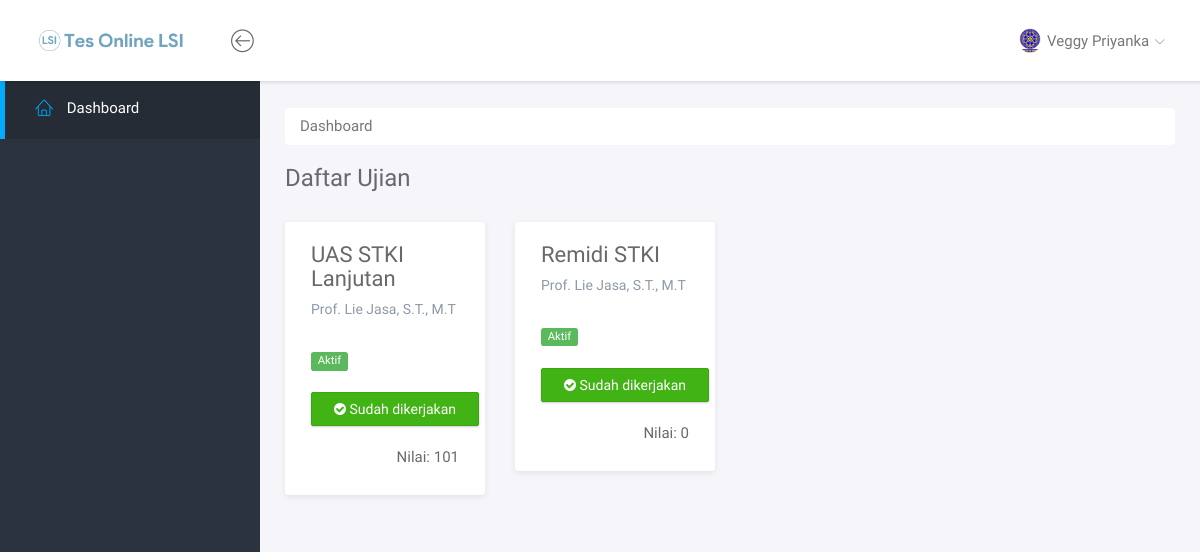
Page /mahasiswa (signed in) on the earlier database version.
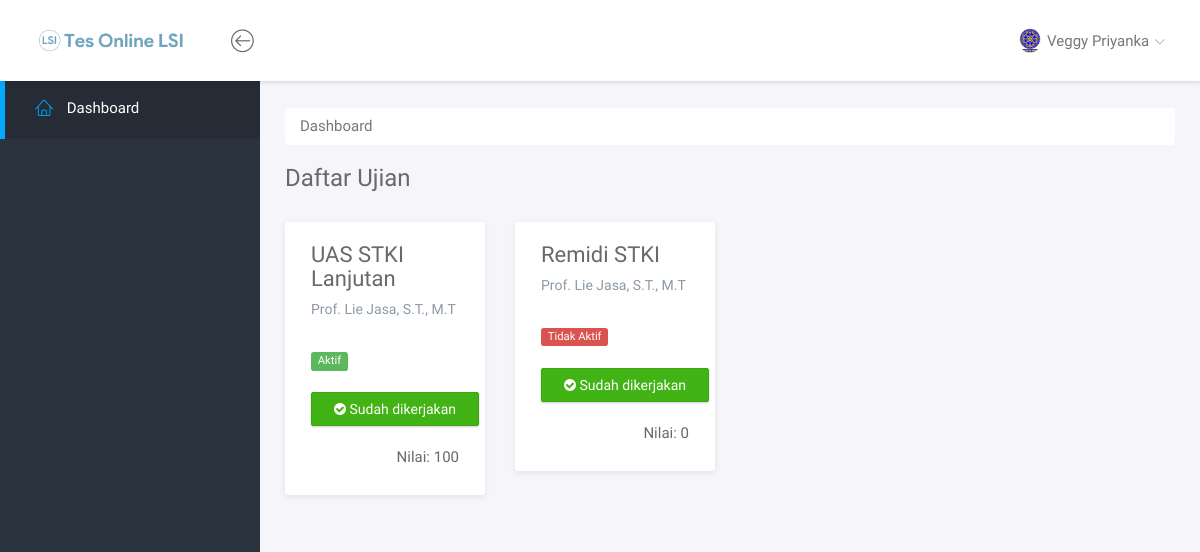
Same page on the later database version.
### tables this page shows
CREATE TABLE `tb_ujian` (
  `id_ujian` int(10) NOT NULL AUTO_INCREMENT,
  `nama_ujian` varchar(255) DEFAULT NULL,
  `tgl_buat_ujian` datetime DEFAULT NULL,
  `tgl_selesai_ujian` datetime DEFAULT NULL,
  `id_dosen` int(11) DEFAULT NULL,
  `status_ujian` enum('Aktif','Selesai','Dihapus') DEFAULT NULL,
  PRIMARY KEY (`id_ujian`),
  KEY `id_dosen` (`id_dosen`),
  CONSTRAINT `tb_ujian_ibfk_1` FOREIGN KEY (`id_dosen`) REFERENCES `tb_dosen` (`id_dosen`)
);

CREATE TABLE `tb_dosen` (
  `id_dosen` int(10) NOT NULL AUTO_INCREMENT,
  `nama_dosen` varchar(255) DEFAULT NULL,
  `username_dosen` varchar(255) DEFAULT NULL,
  `password_dosen` varchar(255) DEFAULT NULL,
  PRIMARY KEY (`id_dosen`)
);

CREATE TABLE `tb_nilai_mhs` (
  `id` int(10) NOT NULL AUTO_INCREMENT,
  `id_ujian` int(10) DEFAULT NULL,
  `id_mhs` int(10) DEFAULT NULL,
  `nilai_mhs` float DEFAULT NULL,
  PRIMARY KEY (`id`),
  KEY `id_mhs` (`id_mhs`),
  KEY `id_ujian` (`id_ujian`),
  CONSTRAINT `tb_nilai_mhs_ibfk_1` FOREIGN KEY (`id_mhs`) REFERENCES `tb_mhs` (`id_mhs`),
  CONSTRAINT `tb_nilai_mhs_ibfk_2` FOREIGN KEY (`id_ujian`) REFERENCES `tb_ujian` (`id_ujian`)
);

### include/mahasiswa/content_dashboard.php (the view, shortened to what this page needs)
<?php
  $id_mhs = $_SESSION['id_mhs'];
  $ujian = mysqli_query($conn, "SELECT tb_ujian.* , tb_dosen.`nama_dosen` FROM tb_ujian INNER JOIN tb_dosen ON tb_dosen.`id_dosen`=tb_ujian.`id_dosen` WHERE status_ujian!='Dihapus'");
?>
<div class="main">
	<div class="main-content">
		<div class="container-fluid">
			<nav aria-label="breadcrumb" role="navigation">
			  <ol class="breadcrumb" style="background:#fff">
			    <li class="breadcrumb-item active" aria-current="page">Dashboard</li>
			  </ol>
			</nav>
			<h3 class="page-title">Daftar Ujian</h3>
			<div class="row">
				<?php
					foreach ($ujian as $nilai) {
				?>
				<div class="col-md-3">
					<div class="panel panel-headline">
						<div class="panel-heading">
							<h3 class="panel-title"><?php echo $nilai['nama_ujian']; ?></h3>
							<p class="panel-subtitle"><?php echo $nilai['nama_dosen']; ?></p>
						</div>
						<div class="panel-body">
							<?php
								if($nilai['status_ujian']=="Aktif") {
							?>
							<span class="label label-success">Aktif</span><br /><br />
							<?php
								} else {
							?>
							<span class="label label-danger">Tidak Aktif</span><br /><br />
							<?php
								}
								$id_ujian = $nilai['id_ujian'];
								$cek_kerjakan = mysqli_query($conn, "SELECT * FROM tb_nilai_mhs WHERE id_mhs = $id_mhs AND id_ujian = $id_ujian");
								if(mysqli_num_rows($cek_kerjakan)==0){
									$nilai_mhs = 'Belum dikoreksi';
									if($nilai['status_ujian']=='Aktif'){
							?>
										<a class="btn btn-danger" href="mahasiswa/kerjakan/<?php echo $id_ujian?>"><i class="fa fa-check-circle"></i> Belum dikerjakan</a>
							<?php
									} else {
							?>
										<a class="btn btn-danger" href="#"><i class="fa fa-check-circle"></i> Belum dikerjakan</a>
							<?php
									}
								} else {
									foreach ($cek_kerjakan as $key) {
										$nilai_mhs = $key['nilai_mhs'];
									}
							?>
								<a class="btn btn-success" href="#"><i class="fa fa-check-circle"></i> Sudah dikerjakan</a>
							<?php
								}
							?>
							<p style="text-align: right;">
								<?php
									echo "<br />Nilai: ".$nilai_mhs;
								?>
							</p>
						</div>
					</div>
				</div>
				<?php
					}
				?>
			</div>
		</div>
	</div>
</div>

### index.php (shortened to what this page needs)
<?php
	$path = parse_url($_SERVER['REQUEST_URI'], PHP_URL_PATH);
	$web_url = 'http://localhost/LatentSematicIndex-TesOnline/';
	$segment = explode('/', $path);
	$slug = $segment[2];
	if($slug=='mahasiswa'){
		if(isset($_SESSION['nama_mhs'])){
			include 'include/mahasiswa/index.php';
		} else {
			echo "Anda tidak memiliki akses ke halaman ini!";
		}
	} else if($slug=='dosen'){
		if(isset($_SESSION['nama_dosen'])){
			include 'include/dosen/index.php';
		} else {
			echo "Anda tidak memiliki akses ke halaman ini!";
		}
	} else if(empty($slug)||$slug=='home') {
		include 'login.php';
	} else {
		echo "404 Not Found";
	}
?>

### include/mahasiswa/index.php (shortened to what this page needs)
<!doctype html>
<html lang="en" class="fullscreen-bg">
<head>
	<link rel="stylesheet" href="<?php echo $web_url.'template';?>/css/bootstrap.min.css">
	<link rel="stylesheet" href="<?php echo $web_url.'template';?>/vendor/font-awesome/css/font-awesome.min.css">
	<link rel="stylesheet" href="<?php echo $web_url.'template';?>/vendor/linearicons/style.css">
	<link rel="stylesheet" href="<?php echo $web_url.'template';?>/css/main.css">
	<link rel="stylesheet" href="<?php echo $web_url.'template';?>/css/demo.css">
</head>
<body>
		<div id="wrapper">
			<?php include 'include/navbar.php'; ?>
			<?php include 'include/mahasiswa/sidebar_mhs.php'?>
			<?php
				if(isset($sluguri)){
					if ($sluguri=="kerjakan") {
						include 'include/mahasiswa/content_kerjakan_soal.php';
					}
				} else {
					include 'include/mahasiswa/content_dashboard.php';
				}
			?>
		</div>
	</body>
	</html>

### include/navbar.php (shortened to what this page needs)
<nav class="navbar navbar-default navbar-fixed-top">
  <div class="brand">
    <a href="index.html"><img src="<?php echo $web_url.'template'?>/img/headlsi.png" alt="Klorofil Logo" class="img-responsive logo" style="height: 21px;" /></a>
  </div>
  <div class="container-fluid">
    <div class="navbar-btn">
      <button type="button" class="btn-toggle-fullwidth"><i class="lnr lnr-arrow-left-circle"></i></button>
    </div>
    <div id="navbar-menu">
      <ul class="nav navbar-nav navbar-right">
        <li class="dropdown">
          <a href="#" class="dropdown-toggle" data-toggle="dropdown"><img src="<?php echo $web_url.'template'?>/img/Logo-unud-baru.png" class="img-circle" alt="Avatar"> <span>
              <?php
                if (isset($_SESSION['nama_mhs'])) {
                  echo $_SESSION['nama_mhs'];
                } else {
                  echo $_SESSION['nama_dosen'];
                }
              ?>
              </span> <i class="icon-submenu lnr lnr-chevron-down"></i></a>
        </li>
      </ul>
    </div>
  </div>
</nav>

### include/mahasiswa/sidebar_mhs.php
<div id="sidebar-nav" class="sidebar">
    <div class="sidebar-scroll">
        <nav>
            <ul class="nav">
                <li><a href="<?php echo $web_url;?>mahasiswa" class="active"><i class="lnr lnr-home"></i> <span>Dashboard</span></a></li>
            </ul>
        </nav>
    </div>
</div>

### template/css/main.css (style rules this page uses)
html { position: relative; min-height: 100%; }
body { background-color: #F3F5F8; font-family: "Source Sans Pro", sans-serif; font-size: 15px; color: #676a6d; }
a { color: #3287B2; }
.page-title { margin-top: 0; margin-bottom: 30px; font-weight: 300; }
#wrapper .sidebar { -webkit-transition: all 0.3s ease-in-out; -moz-transition: all 0.3s ease-in-out; -ms-transition: all 0.3s ease-in-out; -o-transition: all 0.3s ease-in-out; transition: all 0.3s ease-in-out; width: 260px; height: 100%; float: left; background-color: #2B333E; position: fixed; left: 0; }
#wrapper .main { -webkit-transition: all 0.3s ease-in-out; -moz-transition: all 0.3s ease-in-out; -ms-transition: all 0.3s ease-in-out; -o-transition: all 0.3s ease-in-out; transition: all 0.3s ease-in-out; width: calc(100% - 260px); left: 0; position: relative; float: right; background-color: #f5f5fa; }
#wrapper #sidebar-nav, #wrapper .main { padding-top: 80px; }
.main-content { padding: 28px 10px; }
html.fullscreen-bg, html.fullscreen-bg body, html.fullscreen-bg #wrapper { height: 100%; }
.navbar-default { -webkit-transition: all 0.3s ease-in-out; -moz-transition: all 0.3s ease-in-out; -ms-transition: all 0.3s ease-in-out; -o-transition: all 0.3s ease-in-out; transition: all 0.3s ease-in-out; -moz-box-shadow: 1px 2px 3px rgba(0, 0, 0, 0.1); -webkit-box-shadow: 1px 2px 3px rgba(0, 0, 0, 0.1); box-shadow: 1px 2px 3px rgba(0, 0, 0, 0.1); -webkit-border-radius: 0; -moz-border-radius: 0; border-radius: 0; padding: 0; margin: 0; border: none; background-color: #fff; }
.navbar-default .brand { float: left; padding: 30px 39px; background-color: #fff; }
.navbar-btn { float: left; padding: 16px 0; }
.navbar-btn button { font-size: 24px; padding: 4px 8px; line-height: .7; border: none; background: none; outline: none; }
.navbar-nav > li > a { padding: 28px 20px; }
.navbar-nav > li > a > i { font-size: 22px; margin-right: 2px; vertical-align: middle; }
.navbar-nav > li > a > i.icon-submenu { margin-left: 2px; margin-right: 0; font-size: 10px; position: relative; top: 2px; }
.navbar-nav > li > a > span { position: relative; top: 2px; }
.navbar-nav > li > a img { width: 22px; margin-right: 2px; }
@media screen and (min-width: 768px) { .navbar-nav.navbar-right { margin-right: 0; } }
.sidebar { z-index: 9; }
.sidebar .nav > li > a { padding: 18px 30px; color: #AEB7C2; border-left: 5px solid transparent; }
.sidebar .nav > li > a:hover, .sidebar .nav > li > a:focus, .sidebar .nav > li > a.active { color: #fff; background-color: transparent; }
.sidebar .nav > li > a:hover i, .sidebar .nav > li > a:focus i, .sidebar .nav > li > a.active i { color: #00AAFF; }
.sidebar .nav > li > a:focus, .sidebar .nav > li > a.active { background-color: #252c35; border-left-color: #00AAFF; }
.sidebar .nav i { margin-right: 10px; font-size: 18px; }
.sidebar .nav span { -webkit-transition: all 0.3s ease-in-out; -moz-transition: all 0.3s ease-in-out; -ms-transition: all 0.3s ease-in-out; -o-transition: all 0.3s ease-in-out; transition: all 0.3s ease-in-out; position: relative; top: -2px; }
.btn { -webkit-border-radius: 2px; -moz-border-radius: 2px; border-radius: 2px; -moz-box-shadow: 0px 1px 2px 0 rgba(0, 0, 0, 0.2); -webkit-box-shadow: 0px 1px 2px 0 rgba(0, 0, 0, 0.2); box-shadow: 0px 1px 2px 0 rgba(0, 0, 0, 0.2); padding: 6px 22px; }
.btn-success { background-color: #41B314; border-color: #3ca512; }
.panel { -webkit-border-radius: 3px; -moz-border-radius: 3px; border-radius: 3px; -moz-box-shadow: 0 2px 6px rgba(0, 0, 0, 0.08); -webkit-box-shadow: 0 2px 6px rgba(0, 0, 0, 0.08); box-shadow: 0 2px 6px rgba(0, 0, 0, 0.08); background-color: #fff; margin-bottom: 30px; }
.panel .panel-heading, .panel .panel-body, .panel .panel-footer { padding-left: 25px; padding-right: 25px; }
.panel .panel-heading { padding-top: 20px; padding-bottom: 20px; position: relative; }
.panel .panel-heading .panel-title { margin: 0; font-size: 18px; font-weight: 300; }
.panel .panel-body { padding-top: 10px; padding-bottom: 15px; }
.panel.panel-headline .panel-heading { border-bottom: none; }
.panel.panel-headline .panel-heading .panel-title { margin-bottom: 8px; font-size: 22px; font-weight: normal; }
.panel.panel-headline .panel-heading .panel-subtitle { margin-bottom: 0; font-size: 14px; color: #8D99A8; }
.label { font-weight: normal; }

Differences in the rows shown:
changed through a linked row, tb_ujian "UAS STKI Lanjutan": tb_nilai_mhs.nilai_mhs "101" → "100"
changed tb_ujian "Remidi STKI": status_ujian "Aktif" → "Tidak Aktif"
